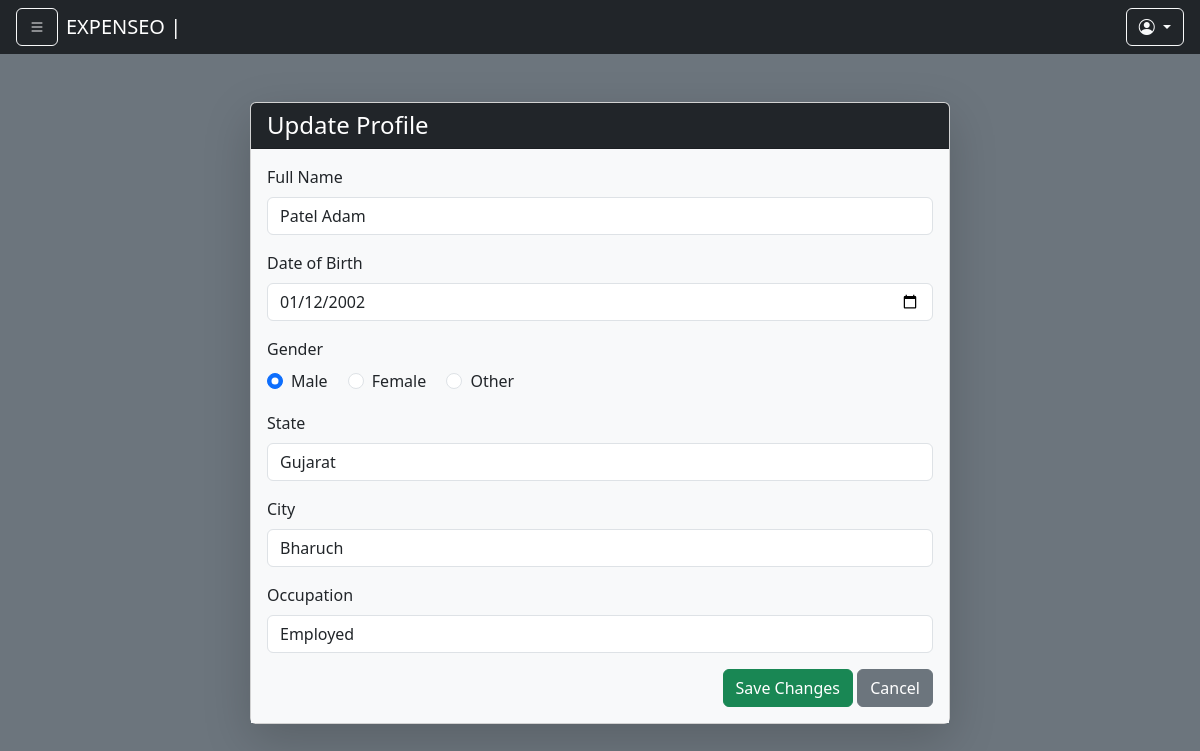
Screenshot of /profile/update/ (signed in) with the database file from the repository.
### apps/expense/models.py (models this page shows, shortened)
class BaseClass(models.Model):
    UID = models.UUIDField(default=uuid.uuid4, primary_key=True, null=False, blank=False)
    created_at = models.DateTimeField(auto_now_add=True)
    updated_at = models.DateTimeField(auto_now=True)
    class Meta:
        abstract = True

class UserDetails(BaseClass):
    user = models.ForeignKey(Users, on_delete=models.CASCADE)
    full_name = models.CharField(default='',max_length=100)
    dob = models.DateField(default='')
    gender = models.CharField(default='',max_length=10)
    state = models.CharField(default='',max_length=30)
    city = models.CharField(default='',max_length=100)
    occupation = models.CharField(default='',max_length=20)
    is_filled = models.BooleanField(default=False)

### apps/expense/views.py (the view, shortened to what this page needs)
# urls.py: path('profile/update/',update_profile, name='update_profile'),
def update_profile(request):
    user_uid = request.session.get('user_uid')
    if not user_uid:
        messages.error(request, "Session not found please login")
        return redirect('login')
    user_details = UserDetails.objects.get(user_id=UUID(user_uid))
    if not user_details:
        messages.error(request, "Profile details not found.")
        return redirect('profile')
    return render(request, 'expense/update_profile.html', {
        'user_details': user_details
    })

### apps/expense/templates/expense/update_profile.html (shortened to what this page needs)
{% extends 'expense/base.html' %}
{% block body %}
<div class="container mt-5">
  <div class="card shadow-lg mx-auto" style="max-width: 700px;">
    <div class="card-header bg-dark text-white">
      <h4 class="mb-0">Update Profile</h4>
    </div>
    <div class="card-body bg-light">
      <form method="POST">
        <div class="mb-3">
          <label for="full_name" class="form-label">Full Name</label>
          <input type="text" name="full_name" class="form-control" value="{{ user_details.full_name }}" required>
        </div>
        <div class="mb-3">
          <label for="dob" class="form-label">Date of Birth</label>
          <input type="date" name="dob" class="form-control" value="{{ user_details.dob|date:'Y-m-d' }}" required>
        </div>
        <div class="mb-3">
          <label class="form-label">Gender</label><br>
          <div class="form-check form-check-inline">
            <input type="radio" name="gender" value="male" {% if user_details.gender == 'male' %}checked{% endif %} class="form-check-input">
            <label class="form-check-label">Male</label>
          </div>
          <div class="form-check form-check-inline">
            <input type="radio" name="gender" value="female" {% if user_details.gender == 'female' %}checked{% endif %} class="form-check-input">
            <label class="form-check-label">Female</label>
          </div>
          <div class="form-check form-check-inline">
            <input type="radio" name="gender" value="other" {% if user_details.gender == 'other' %}checked{% endif %} class="form-check-input">
            <label class="form-check-label">Other</label>
          </div>
        </div>
        <div class="mb-3">
          <label for="state" class="form-label">State</label>
          <input type="text" name="state" class="form-control" value="{{ user_details.state }}" required>
        </div>
        <div class="mb-3">
          <label for="city" class="form-label">City</label>
          <input type="text" name="city" class="form-control" value="{{ user_details.city }}" required>
        </div>
        <div class="mb-3">
          <label for="occupation" class="form-label">Occupation</label>
          <input type="text" name="occupation" class="form-control" value="{{ user_details.occupation }}" required>
        </div>
        <div class="text-end">
          <button type="submit" class="btn btn-success">Save Changes</button>
          <a href="{% url 'profile' %}" class="btn btn-secondary">Cancel</a>
        </div>
      </form>
    </div>
  </div>
</div>
{% endblock %}

### rows the page displays
UserDetails: full_name "Patel Adam", dob "01/12/2002", gender "☑", state "Gujarat", city "Bharuch", occupation "Employed"
